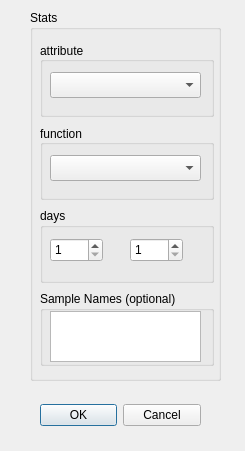
<?xml version="1.0" encoding="UTF-8"?>
<ui version="4.0">
 <class>StatsDialog</class>
 <widget class="QDialog" name="StatsDialog">
  <property name="windowModality">
   <enum>Qt::WindowModal</enum>
  </property>
  <property name="enabled">
   <bool>true</bool>
  </property>
  <property name="geometry">
   <rect>
    <x>0</x>
    <y>0</y>
    <width>245</width>
    <height>451</height>
   </rect>
  </property>
  <property name="maximumSize">
   <size>
    <width>16777215</width>
    <height>16777215</height>
   </size>
  </property>
  <property name="windowTitle">
   <string>Stats Display</string>
  </property>
  <property name="inputMethodHints">
   <set>Qt::ImhNone</set>
  </property>
  <property name="modal">
   <bool>false</bool>
  </property>
  <widget class="QDialogButtonBox" name="buttonBox">
   <property name="geometry">
    <rect>
     <x>40</x>
     <y>390</y>
     <width>161</width>
     <height>51</height>
    </rect>
   </property>
   <property name="orientation">
    <enum>Qt::Horizontal</enum>
   </property>
   <property name="standardButtons">
    <set>QDialogButtonBox::Cancel|QDialogButtonBox::Ok</set>
   </property>
  </widget>
  <widget class="QGroupBox" name="groupBox">
   <property name="geometry">
    <rect>
     <x>30</x>
     <y>10</y>
     <width>191</width>
     <height>371</height>
    </rect>
   </property>
   <property name="title">
    <string>Stats</string>
   </property>
   <widget class="QWidget" name="gridLayoutWidget">
    <property name="geometry">
     <rect>
      <x>10</x>
      <y>30</y>
      <width>174</width>
      <height>331</height>
     </rect>
    </property>
    <layout class="QGridLayout" name="gridLayout" rowstretch="0,0,0,0,0">
     <property name="sizeConstraint">
      <enum>QLayout::SetMinimumSize</enum>
     </property>
     <item row="2" column="0">
      <widget class="QGroupBox" name="groupBox_5">
       <property name="maximumSize">
        <size>
         <width>16777215</width>
         <height>75</height>
        </size>
       </property>
       <property name="title">
        <string>function</string>
       </property>
       <property name="alignment">
        <set>Qt::AlignJustify|Qt::AlignVCenter</set>
       </property>
       <widget class="QComboBox" name="functionBox">
        <property name="geometry">
         <rect>
          <x>10</x>
          <y>30</y>
          <width>151</width>
          <height>26</height>
         </rect>
        </property>
        <property name="toolTip">
         <string>What freatiure of the agent to fileter by</string>
        </property>
       </widget>
      </widget>
     </item>
     <item row="1" column="0">
      <widget class="QGroupBox" name="groupBox_3">
       <property name="maximumSize">
        <size>
         <width>16777215</width>
         <height>75</height>
        </size>
       </property>
       <property name="title">
        <string>attribute</string>
       </property>
       <property name="alignment">
        <set>Qt::AlignJustify|Qt::AlignVCenter</set>
       </property>
       <widget class="QComboBox" name="attributeBox">
        <property name="geometry">
         <rect>
          <x>10</x>
          <y>30</y>
          <width>151</width>
          <height>26</height>
         </rect>
        </property>
        <property name="toolTip">
         <string>What freatiure of the agent to fileter by</string>
        </property>
       </widget>
      </widget>
     </item>
     <item row="3" column="0">
      <widget class="QGroupBox" name="groupBox_7">
       <property name="maximumSize">
        <size>
         <width>16777215</width>
         <height>75</height>
        </size>
       </property>
       <property name="title">
        <string>days</string>
       </property>
       <property name="alignment">
        <set>Qt::AlignLeading|Qt::AlignLeft|Qt::AlignTop</set>
       </property>
       <widget class="QSpinBox" name="dayspinBox_1">
        <property name="geometry">
         <rect>
          <x>10</x>
          <y>30</y>
          <width>53</width>
          <height>24</height>
         </rect>
        </property>
        <property name="minimum">
         <number>1</number>
        </property>
       </widget>
       <widget class="QSpinBox" name="dayspinBox_2">
        <property name="geometry">
         <rect>
          <x>90</x>
          <y>30</y>
          <width>53</width>
          <height>24</height>
         </rect>
        </property>
        <property name="minimum">
         <number>1</number>
        </property>
       </widget>
      </widget>
     </item>
     <item row="4" column="0">
      <widget class="QGroupBox" name="groupBox_4">
       <property name="maximumSize">
        <size>
         <width>16777215</width>
         <height>75</height>
        </size>
       </property>
       <property name="title">
        <string>Sample Names (optional)</string>
       </property>
       <widget class="QListWidget" name="sampleList">
        <property name="geometry">
         <rect>
          <x>10</x>
          <y>20</y>
          <width>151</width>
          <height>51</height>
         </rect>
        </property>
        <property name="dragEnabled">
         <bool>true</bool>
        </property>
        <property name="dragDropMode">
         <enum>QAbstractItemView::DragDrop</enum>
        </property>
        <property name="selectionMode">
         <enum>QAbstractItemView::MultiSelection</enum>
        </property>
       </widget>
      </widget>
     </item>
    </layout>
   </widget>
  </widget>
 </widget>
 <resources/>
 <connections>
  <connection>
   <sender>buttonBox</sender>
   <signal>accepted()</signal>
   <receiver>StatsDialog</receiver>
   <slot>accept()</slot>
   <hints>
    <hint type="sourcelabel">
     <x>248</x>
     <y>254</y>
    </hint>
    <hint type="destinationlabel">
     <x>157</x>
     <y>274</y>
    </hint>
   </hints>
  </connection>
  <connection>
   <sender>buttonBox</sender>
   <signal>rejected()</signal>
   <receiver>StatsDialog</receiver>
   <slot>reject()</slot>
   <hints>
    <hint type="sourcelabel">
     <x>316</x>
     <y>260</y>
    </hint>
    <hint type="destinationlabel">
     <x>286</x>
     <y>274</y>
    </hint>
   </hints>
  </connection>
 </connections>
</ui>
